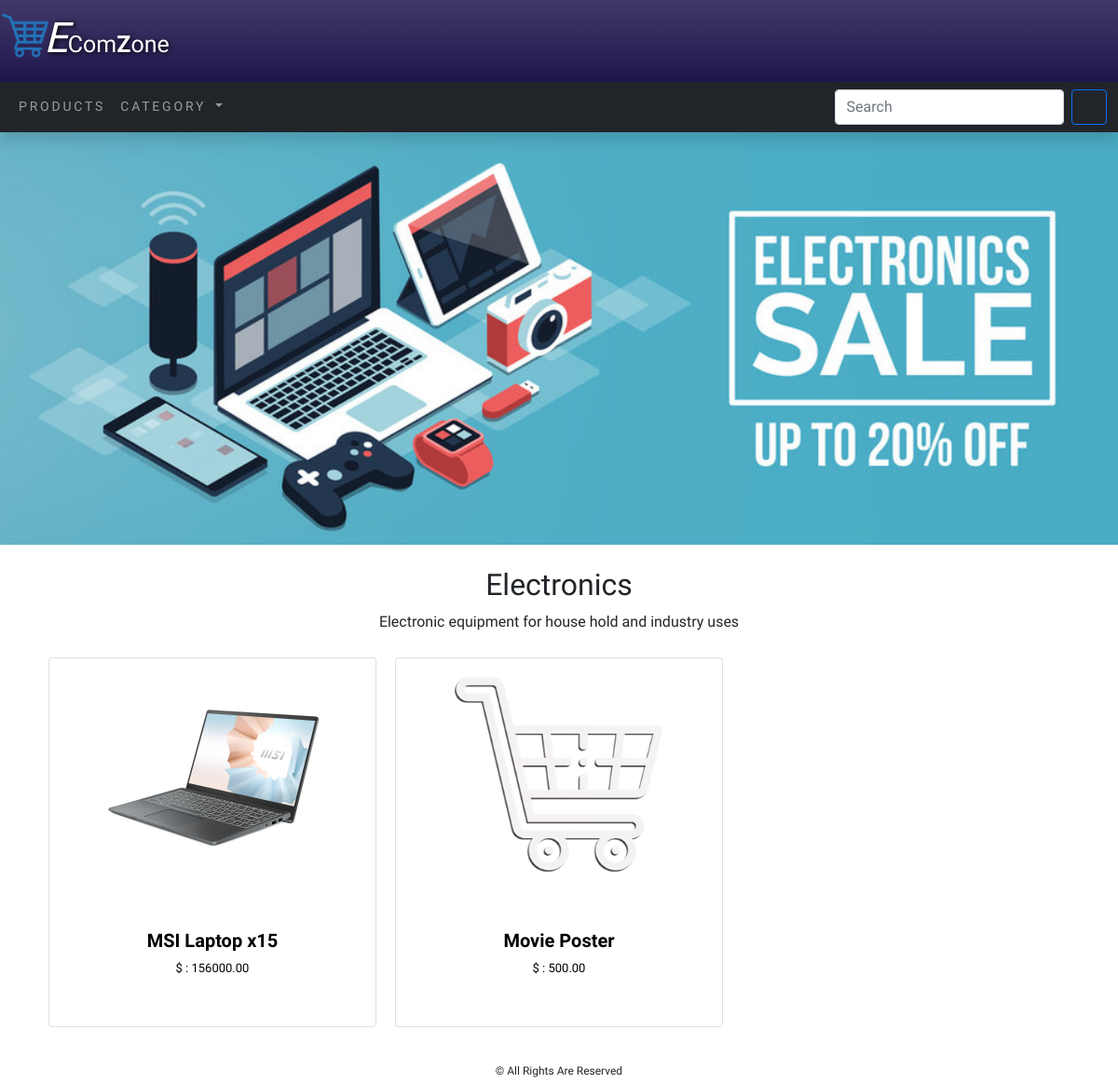
Screenshot of /electronics/ with the database file from the repository.
### EcomApp/models.py (models this page shows, shortened)
class Category(models.Model):
    name = models.CharField(max_length=250, unique=True)
    slug = models.SlugField(max_length=250, unique=True)
    description = models.TextField(blank=True)
    cat_img = models.ImageField(upload_to='category')
    class Meta:
        ordering = ('name',)
        verbose_name = 'category'
        verbose_name_plural = 'categories'
    def get_url(self):
        return reverse('EcomApp:product_by_category', args=[self.slug])

class Product(models.Model):
    name = models.CharField(max_length=250, unique=True)
    slug = models.SlugField(max_length=250, unique=True)
    description = models.TextField(blank=True)
    price = models.DecimalField(max_digits=10, decimal_places=2)
    category = models.ForeignKey(Category, on_delete=models.CASCADE)
    prod_img = models.ImageField(upload_to='product')
    stock = models.IntegerField()
    available = models.BooleanField(default=True)
    created = models.DateTimeField(auto_now_add=True)
    updated = models.DateTimeField(auto_now=True)
    def get_url(self):
        return reverse('EcomApp:ProdCatDetail', args=[self.category.slug, self.slug])
    class Meta:
        ordering = ('name',)
        verbose_name = 'product'
        verbose_name_plural = 'products'

### EcomApp/views.py (the view)
# urls.py: path('', views.allProdCat, name='allProdCat'),
def allProdCat(request, c_slug=None):
    c_page = None
    product_list = None
    if c_slug != None:
        c_page = get_object_or_404(Category, slug=c_slug)
        product_list = Product.objects.all().filter(category=c_page, available=True)
    else:
        product_list = Product.objects.all().filter(available=True)
    paginator = Paginator(product_list, 6)
    try:
        page = int(request.GET.get('page', '1'))
    except:
        page = 1
    try:
        products = paginator.page(page)
    except (EmptyPage, InvalidPage):
        products = paginator.page(paginator.num_pages)
    return render(request, 'category.html', {'category': c_page, 'products': products})

### EcomApp/context_processors.py (called while the page is built)
def menu_links(request):
    links = Category.objects.all()
    return dict(links=links)

### EcomCart/context_processors.py (called while the page is built)
def counter(request):
    item_count = 0
    if 'admin' in request.path:
        return {}
    else:
        try:
            cart = Cart.objects.filter(cart_id=_cart_id(request))
            cart_items = CartItem.objects.all().filter(cart=cart[:1])
            for cart_item in cart_items:
                item_count += cart_item.quantity
        except Cart.DoesNotExist:
            item_count = 0
    return dict(item_count=item_count)

### EcomCart/views.py (called while the page is built)
def _cart_id(request):
    cart = request.session.session_key
    if not cart:
        cart = request.session.create()
    return cart

### templates/category.html (shortened to what this page needs)
{% extends 'base.html' %}
{% load static %}
{% block content %}
{% if category %}
    <div  class="mx-auto" align="center">
        <img class="my_image" src="{{category.cat_img.url}}" alt="{{category.name}}">
    </div><br>
    <div class="container" align="center">
        <h2>{{category.name}}</h2>
        <p>{{category.description}}</p>
    </div>
{% endif %}
<div class="container">
    <div class="row mx-auto">
        {% for product in products.object_list %}
        <div class="my_bottom_margin col-9 col-sm-12 col-md-4 col-md-12 col-lg-4" style="padding:10px">
            <div class="card text-center">
                <a href="{{ product.get_url }}">
                    <div>
                        <img src="{{product.prod_img.url}}" height="250px" alt="{{product.name}}">
                    </div>
                </a>
                <div class="card-body">
                    <a href="{{product.get_url}}" style="text-decoration:none;color:black">
                        <div class="card-title" style="margin-top:25px;height:5rem">
                            <h1 style="font-size:20px"><b>{{ product.name }}</b></h1>
                            <p style="font-size:13px">$ : {{ product.price }}</p>
                        </div>
                    </a>
                </div>
            </div>
        </div>
        {% endfor %}
    </div>
</div>
{% endblock %}

### static/css/custom.css (style rules this page uses)
body { font-family: 'Dosis', sans-serif; }
.my_image { width:100%; height:auto; object-fit:contain; }

### rows the page displays
Category: cat_img (picture), name "Electronics", description "Electronic equipment for house hold and industry uses"
Product: prod_img (picture), name "MSI Laptop x15", price "156000.00"
Product: prod_img (picture), name "Movie Poster", price "500.00"
